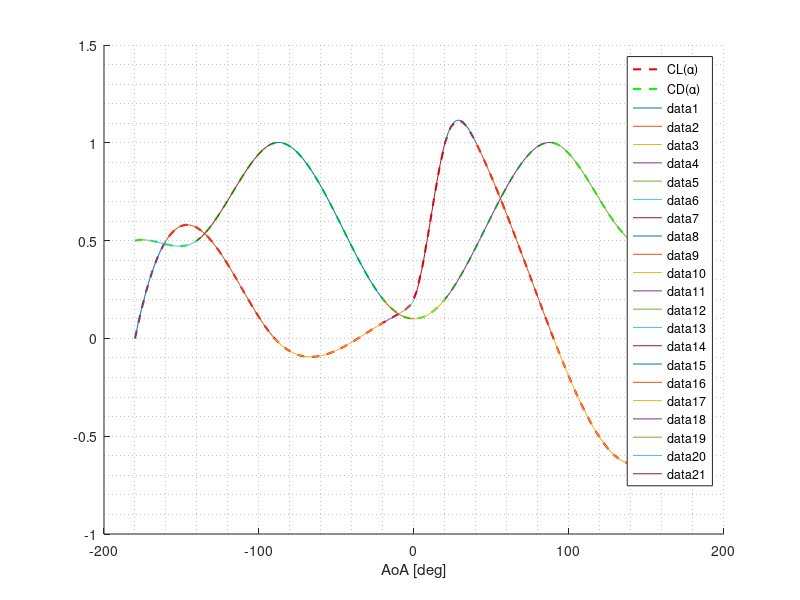

The MATLAB script that drew this image:
ALPHA_CL = [-180.0, -160.0, -90.0, -20.0, -10.0,  -5.0,  0.0, 20.0, 40.0, 90.0, 160.0, 180.0];
CL_LIST  = [   0.0,    0.5,   0.0,  0.08, 0.125,  0.15,  0.2,  1.0,  1.0,  0.0,  -0.5,   0.0];

ALPHA_CD = [-180.0, -170.0, -140.0, -90.0, -20.0, 0.0, 20.0, 90.0, 140.0, 170.0, 180.0];
CD_LIST  = [   0.5,    0.5,    0.5,   1.0,   0.2, 0.1,  0.2,  1.0,   0.5,   0.5,   0.5];

CL_spline =spline(ALPHA_CL,CL_LIST);
CD_spline =spline(ALPHA_CD,CD_LIST);

CL_alpha = ppval(CL_spline, linspace(-180,180,100));
CD_alpha = ppval(CD_spline, linspace(-180,180,100));


figure;
grid minor
hold on
plot(linspace(-180,180,100), CL_alpha, '--r','Linewidth',1.5);
hold on
plot(linspace(-180,180,100), CD_alpha, '--g','Linewidth',1.5);
xlabel('AoA [deg]')
legend('CL(\alpha)','CD(\alpha)')



alpha_test_1 = linspace(-180,-160,20);
alpha_test_2 = linspace(-160,-90,20);
alpha_test_3 = linspace(-90,-20,20);
alpha_test_4 = linspace(-20,-10,20);
alpha_test_5 = linspace(-10,-5,20);
alpha_test_6 = linspace(-5,0,20);
alpha_test_7 = linspace(0,20,20);
alpha_test_8 = linspace(20,40,20);
alpha_test_9 = linspace(40,90,20);
alpha_test_10 = linspace(90,160,20);
alpha_test_11 = linspace(160,180,20);

ALPHA_CL = [-180.0, -160.0, -90.0, -20.0, -10.0,  -5.0,  0.0, 20.0, 40.0, 90.0, 160.0, 180.0];
CL_LIST  = [   0.0,    0.5,   0.0,  0.08, 0.125,  0.15,  0.2,  1.0,  1.0,  0.0,  -0.5,   0.0];

CL_spline_coefs = CL_spline.coefs;
CD_spline_coefs = CD_spline.coefs;

%% Lift
CL_alpha_func_1 = @(aoa) (CL_spline_coefs(1,1)*(aoa+180).^3+CL_spline_coefs(1,2)*(aoa+180).^2+CL_spline_coefs (1,3)*(aoa+180) + CL_spline_coefs (1,4)) ;
CL_alpha_func_2 = @(aoa) (CL_spline_coefs(2,1)*(aoa+160).^3+CL_spline_coefs(2,2)*(aoa+160).^2+CL_spline_coefs (2,3)*(aoa+160) + CL_spline_coefs (2,4));
CL_alpha_func_3 = @(aoa) (CL_spline_coefs(3,1)*(aoa+90).^3+CL_spline_coefs (3,2)*(aoa+90).^2+CL_spline_coefs (3,3)*(aoa+90) + CL_spline_coefs (3,4));
CL_alpha_func_4 = @(aoa) (CL_spline_coefs(4,1)*(aoa+20).^3+CL_spline_coefs (4,2)*(aoa+20).^2+CL_spline_coefs (4,3)*(aoa+20) + CL_spline_coefs (4,4));
CL_alpha_func_5 = @(aoa) (CL_spline_coefs(5,1)*(aoa+10).^3+CL_spline_coefs (5,2)*(aoa+10).^2+CL_spline_coefs (5,3)*(aoa+10)+CL_spline_coefs (5,4));
CL_alpha_func_6 = @(aoa) (CL_spline_coefs(6,1)*(aoa+5).^3+CL_spline_coefs  (6,2)*(aoa+5).^2+CL_spline_coefs (6,3)*(aoa+5) + CL_spline_coefs (6,4)) ;
CL_alpha_func_7 = @(aoa) (CL_spline_coefs(7,1)*(aoa).^3+CL_spline_coefs (7,2)*(aoa).^2+CL_spline_coefs (7,3)*(aoa) + CL_spline_coefs (7,4));
CL_alpha_func_8 = @(aoa) (CL_spline_coefs(8,1)*(aoa-20).^3+CL_spline_coefs (8,2)*(aoa-20).^2+CL_spline_coefs (8,3)*(aoa-20) + CL_spline_coefs (8,4));
CL_alpha_func_9 = @(aoa) (CL_spline_coefs(9,1)*(aoa-40).^3+CL_spline_coefs (9,2)*(aoa-40).^2+CL_spline_coefs (9,3)*(aoa-40) + CL_spline_coefs (9,4));
CL_alpha_func_10 = @(aoa)(CL_spline_coefs(10,1)*(aoa-90).^3+CL_spline_coefs (10,2)*(aoa-90).^2+CL_spline_coefs (10,3)*(aoa-90)+CL_spline_coefs (10,4));
CL_alpha_func_11 = @(aoa)(CL_spline_coefs(11,1)*(aoa-160).^3+CL_spline_coefs (11,2)*(aoa-160).^2+CL_spline_coefs (11,3)*(aoa-160)+CL_spline_coefs (11,4));

%% Drag
%ALPHA_CD = [-180.0, -170.0, -140.0, -90.0, -20.0, 0.0, 20.0, 90.0, 140.0, 170.0, 180.0];

CD_alpha_func_1 = @(aoa) (CD_spline_coefs(1,1)*(aoa+180).^3+CD_spline_coefs (1,2)*(aoa+180).^2+CD_spline_coefs (1,3)*(aoa+180) + CD_spline_coefs (1,4)) ;
CD_alpha_func_2 = @(aoa) (CD_spline_coefs (2,1)*(aoa+170).^3+CD_spline_coefs (2,2)*(aoa+170).^2+CD_spline_coefs (2,3)*(aoa+170) + CD_spline_coefs (2,4));
CD_alpha_func_3 = @(aoa) (CD_spline_coefs (3,1)*(aoa+140).^3+CD_spline_coefs (3,2)*(aoa+140).^2+CD_spline_coefs (3,3)*(aoa+140) + CD_spline_coefs (3,4));
CD_alpha_func_4 = @(aoa) (CD_spline_coefs(4,1)*(aoa+90).^3+CD_spline_coefs (4,2)*(aoa+90).^2+CD_spline_coefs (4,3)*(aoa+90) + CD_spline_coefs (4,4)) ;
CD_alpha_func_5 = @(aoa) (CD_spline_coefs (5,1)*(aoa+20).^3+CD_spline_coefs (5,2)*(aoa+20).^2+CD_spline_coefs (5,3)*(aoa+20) + CD_spline_coefs (5,4));
CD_alpha_func_6 = @(aoa) (CD_spline_coefs (6,1)*(aoa).^3+CD_spline_coefs (6,2)*(aoa).^2+CD_spline_coefs (6,3)*(aoa) + CD_spline_coefs (6,4));
CD_alpha_func_7 = @(aoa) (CD_spline_coefs(7,1)*(aoa-20).^3+CD_spline_coefs (7,2)*(aoa-20).^2+CD_spline_coefs (7,3)*(aoa-20) + CD_spline_coefs (7,4)) ;
CD_alpha_func_8 = @(aoa) (CD_spline_coefs (8,1)*(aoa-90).^3+CD_spline_coefs (8,2)*(aoa-90).^2+CD_spline_coefs (8,3)*(aoa-90) + CD_spline_coefs (8,4));
CD_alpha_func_9 = @(aoa) (CD_spline_coefs (9,1)*(aoa-140).^3+CD_spline_coefs (9,2)*(aoa-140).^2+CD_spline_coefs (9,3)*(aoa-140) + CD_spline_coefs (9,4));
CD_alpha_func_10 = @(aoa) (CD_spline_coefs(10,1)*(aoa-170).^3+CD_spline_coefs (10,2)*(aoa-170).^2+CD_spline_coefs (10,3)*(aoa-170) + CD_spline_coefs (10,4)) ;

plot(alpha_test_1, CL_alpha_func_1(alpha_test_1))
plot(alpha_test_2, CL_alpha_func_2(alpha_test_2))
plot(alpha_test_3, CL_alpha_func_3(alpha_test_3))
plot(alpha_test_4, CL_alpha_func_4(alpha_test_4))
plot(alpha_test_5, CL_alpha_func_5(alpha_test_5))
plot(alpha_test_6, CL_alpha_func_6(alpha_test_6))
plot(alpha_test_7, CL_alpha_func_7(alpha_test_7))
plot(alpha_test_8, CL_alpha_func_8(alpha_test_8))
plot(alpha_test_9, CL_alpha_func_9(alpha_test_9))
plot(alpha_test_10, CL_alpha_func_10(alpha_test_10))
plot(alpha_test_11, CL_alpha_func_11(alpha_test_11))


alpha_test_1 = linspace(-180,-170,20);
alpha_test_2 = linspace(-170,-140,20);
alpha_test_3 = linspace(-140,-90,20);
alpha_test_4 = linspace(-90,-20,20);
alpha_test_5 = linspace(-20,0,20);
alpha_test_6 = linspace(0,20,20);
alpha_test_7 = linspace(20,90,20);
alpha_test_8 = linspace(90,140,20);
alpha_test_9 = linspace(140,170,20);
alpha_test_10 = linspace(170,180,20);

plot(alpha_test_1, CD_alpha_func_1(alpha_test_1))
plot(alpha_test_2, CD_alpha_func_2(alpha_test_2))
plot(alpha_test_3, CD_alpha_func_3(alpha_test_3))
plot(alpha_test_4, CD_alpha_func_4(alpha_test_4))
plot(alpha_test_5, CD_alpha_func_5(alpha_test_5))
plot(alpha_test_6, CD_alpha_func_6(alpha_test_6))
plot(alpha_test_7, CD_alpha_func_7(alpha_test_7))
plot(alpha_test_8, CD_alpha_func_8(alpha_test_8))
plot(alpha_test_9, CD_alpha_func_9(alpha_test_9))
plot(alpha_test_10, CD_alpha_func_10(alpha_test_10))


%% Test
aoa_test = -170;

% ALPHA_CL = [-180.0, -160.0, -90.0, -20.0, -10.0,  -5.0,  0.0, 20.0, 40.0, 90.0, 160.0, 180.0];
% ALPHA_CD = [-180.0, -170.0, -140.0, -90.0, -20.0, 0.0, 20.0, 90.0, 140.0, 170.0, 180.0];

if aoa_test >= -180 && aoa_test < -160
    CL_alpha_eval =  CL_alpha_func_1(aoa_test)
elseif aoa_test >= -160 && aoa_test < -90
    CL_alpha_eval =  CL_alpha_func_2(aoa_test)
elseif aoa_test >= -90 && aoa_test < -20
    CL_alpha_eval =  CL_alpha_func_3(aoa_test)
elseif aoa_test >= -20 && aoa_test < -10
    CL_alpha_eval =  CL_alpha_func_4(aoa_test)
elseif aoa_test >= -10 && aoa_test < -5
    CL_alpha_eval =  CL_alpha_func_5(aoa_test)
elseif aoa_test >= -5 && aoa_test < 0
    CL_alpha_eval =  CL_alpha_func_6(aoa_test)
elseif aoa_test >= 0 && aoa_test < 20
    CL_alpha_eval =  CL_alpha_func_7(aoa_test)
elseif aoa_test >= 20 && aoa_test < 40
    CL_alpha_eval =  CL_alpha_func_8(aoa_test)
elseif aoa_test >= 40 && aoa_test < 90
    CL_alpha_eval =  CL_alpha_func_9(aoa_test)
elseif aoa_test >= 90 && aoa_test < 160
    CL_alpha_eval =  CL_alpha_func_10(aoa_test)
elseif aoa_test >= 160 && aoa_test < 180
    CL_alpha_eval =  CL_alpha_func_11(aoa_test)
end


if aoa_test >= -180 && aoa_test < -170
    CD_alpha_eval =  CD_alpha_func_1(aoa_test)
elseif aoa_test >= -170 && aoa_test < -140
    CD_alpha_eval =  CD_alpha_func_2(aoa_test)
elseif aoa_test >= -140 && aoa_test < -90
    CD_alpha_eval =  CD_alpha_func_3(aoa_test)
elseif aoa_test >= -90 && aoa_test < -20
    CD_alpha_eval =  CD_alpha_func_4(aoa_test)
elseif aoa_test >= -20 && aoa_test < 0
    CD_alpha_eval =  CD_alpha_func_5(aoa_test)
elseif aoa_test >= 0 && aoa_test < 20
    CD_alpha_eval =  CD_alpha_func_6(aoa_test)
elseif aoa_test >= 20 && aoa_test < 90
    CD_alpha_eval =  CD_alpha_func_7(aoa_test)
elseif aoa_test >= 90 && aoa_test < 140
    CD_alpha_eval =  CD_alpha_func_8(aoa_test)
elseif aoa_test >= 140 && aoa_test < 170
    CD_alpha_eval =  CD_alpha_func_9(aoa_test)
elseif aoa_test >= 170 && aoa_test < 180
    CD_alpha_eval =  CD_alpha_func_10(aoa_test)
end


% compare with direct calculation
CL_alpha_direct = ppval(CL_spline, aoa_test)
CD_alpha_direct = ppval(CD_spline, aoa_test)
